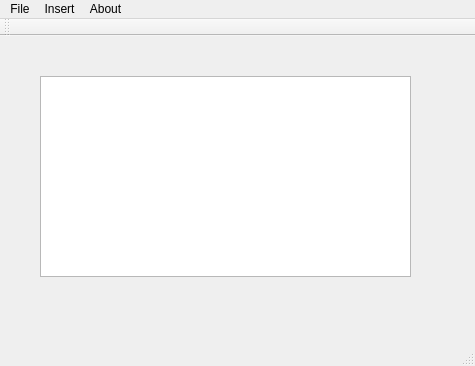
<?xml version="1.0" encoding="UTF-8"?>
<ui version="4.0">
 <class>MainWindow</class>
 <widget class="QMainWindow" name="MainWindow">
  <property name="geometry">
   <rect>
    <x>0</x>
    <y>0</y>
    <width>475</width>
    <height>366</height>
   </rect>
  </property>
  <property name="windowTitle">
   <string>Language Statistics</string>
  </property>
  <property name="locale">
   <locale language="English" country="UnitedStates"/>
  </property>
  <property name="toolButtonStyle">
   <enum>Qt::ToolButtonIconOnly</enum>
  </property>
  <property name="unifiedTitleAndToolBarOnMac">
   <bool>false</bool>
  </property>
  <widget class="QWidget" name="centralWidget">
   <widget class="QTableView" name="table">
    <property name="geometry">
     <rect>
      <x>40</x>
      <y>40</y>
      <width>371</width>
      <height>201</height>
     </rect>
    </property>
   </widget>
  </widget>
  <widget class="QMenuBar" name="menuBar">
   <property name="geometry">
    <rect>
     <x>0</x>
     <y>0</y>
     <width>475</width>
     <height>21</height>
    </rect>
   </property>
   <widget class="QMenu" name="menuDsfd">
    <property name="title">
     <string>File</string>
    </property>
    <addaction name="actionNew"/>
    <addaction name="actionOpen"/>
    <addaction name="actionSave"/>
    <addaction name="actionSave_as"/>
    <addaction name="actionExit"/>
   </widget>
   <widget class="QMenu" name="menuInsert">
    <property name="title">
     <string>Insert</string>
    </property>
    <addaction name="actionUndo"/>
    <addaction name="actionRedo"/>
    <addaction name="separator"/>
    <addaction name="actionInsert_row"/>
   </widget>
   <widget class="QMenu" name="menuAbout">
    <property name="title">
     <string>About</string>
    </property>
    <addaction name="actionAbout_creator"/>
   </widget>
   <addaction name="menuDsfd"/>
   <addaction name="menuInsert"/>
   <addaction name="menuAbout"/>
  </widget>
  <widget class="QToolBar" name="mainToolBar">
   <attribute name="toolBarArea">
    <enum>TopToolBarArea</enum>
   </attribute>
   <attribute name="toolBarBreak">
    <bool>false</bool>
   </attribute>
  </widget>
  <widget class="QStatusBar" name="statusBar"/>
  <action name="actionExit">
   <property name="text">
    <string>Exit</string>
   </property>
  </action>
  <action name="actionInsert_row">
   <property name="text">
    <string>Insert row</string>
   </property>
  </action>
  <action name="actionAbout_creator">
   <property name="text">
    <string>About creator</string>
   </property>
  </action>
  <action name="actionNew">
   <property name="text">
    <string>New</string>
   </property>
   <property name="shortcut">
    <string>Ctrl+N</string>
   </property>
  </action>
  <action name="actionOpen">
   <property name="text">
    <string>Open</string>
   </property>
   <property name="shortcut">
    <string>Ctrl+O</string>
   </property>
  </action>
  <action name="actionSave">
   <property name="text">
    <string>Save</string>
   </property>
   <property name="shortcut">
    <string>Ctrl+S</string>
   </property>
  </action>
  <action name="actionSave_as">
   <property name="text">
    <string>Save as</string>
   </property>
   <property name="shortcut">
    <string>Ctrl+Shift+S</string>
   </property>
  </action>
  <action name="actionUndo">
   <property name="text">
    <string>Undo</string>
   </property>
   <property name="shortcut">
    <string>Ctrl+Z</string>
   </property>
  </action>
  <action name="actionRedo">
   <property name="text">
    <string>Redo</string>
   </property>
   <property name="shortcut">
    <string>Ctrl+Y</string>
   </property>
  </action>
 </widget>
 <layoutdefault spacing="6" margin="11"/>
 <resources/>
 <connections/>
</ui>
